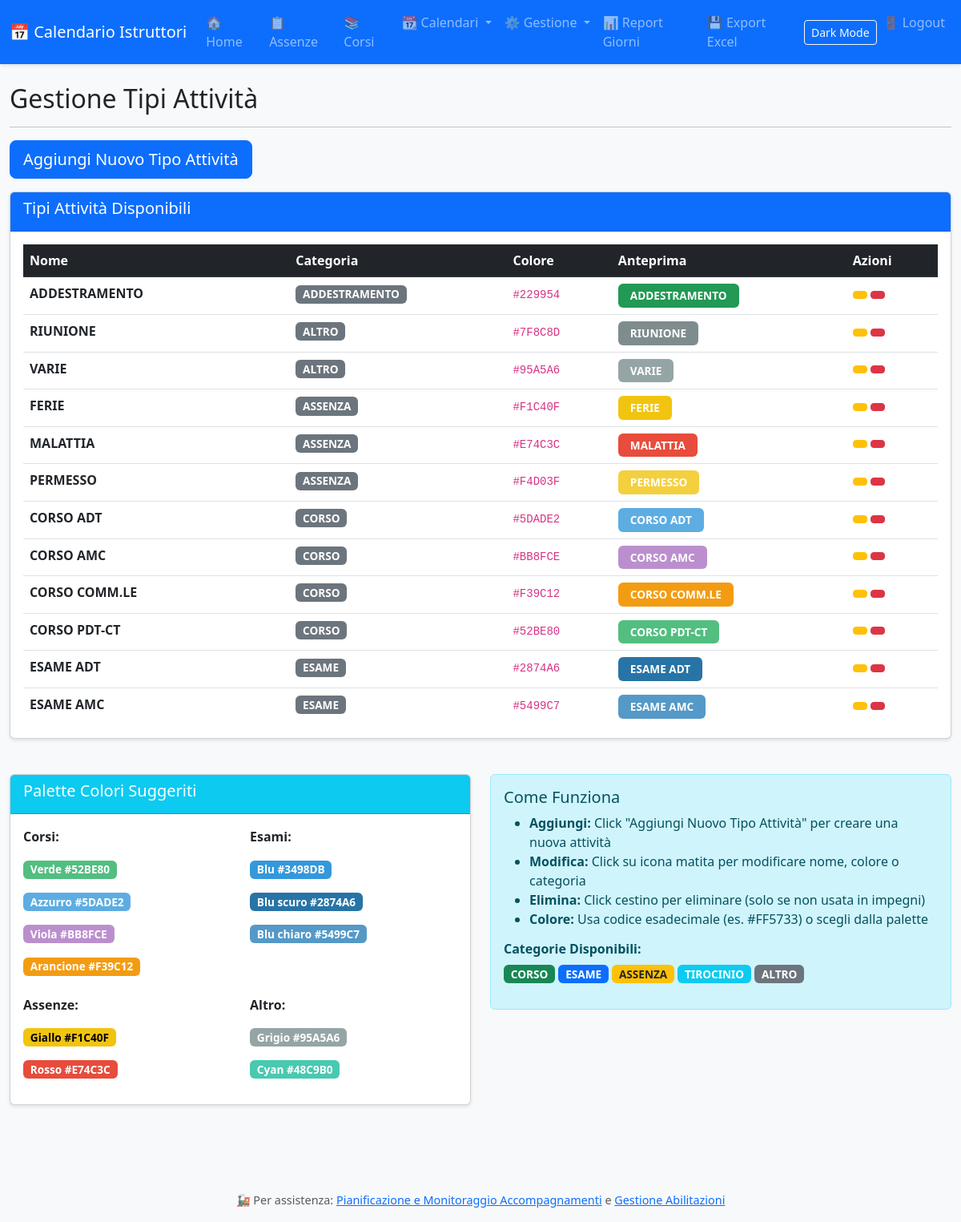
Before: /tipi-attivita with the older database file.
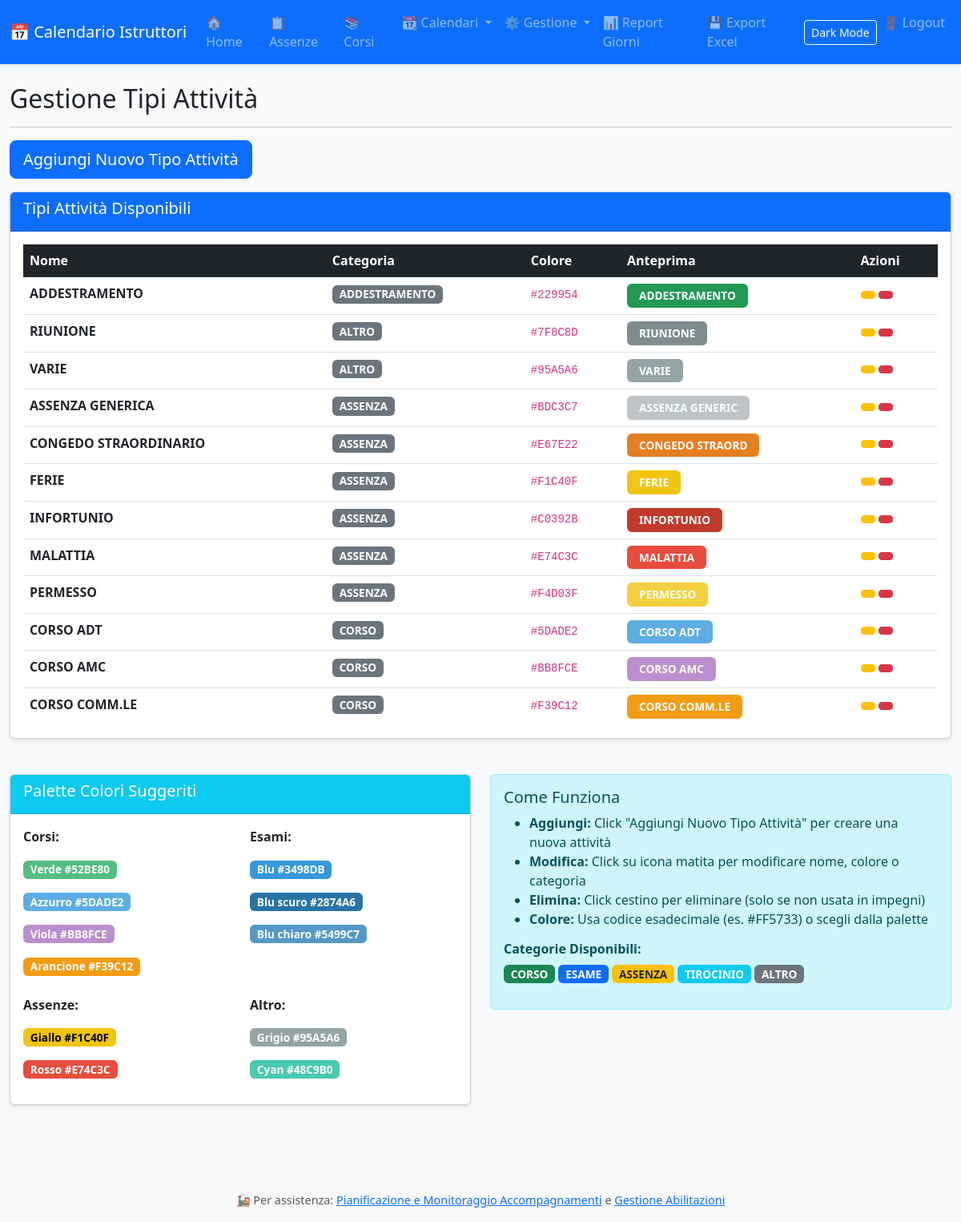
After: the same page with the newer database file.
### tables this page shows
CREATE TABLE tipi_attivita (
            id INTEGER PRIMARY KEY AUTOINCREMENT,
            nome TEXT NOT NULL UNIQUE,
            colore TEXT NOT NULL,
            categoria TEXT
        );

### app.py (the view)
@app.route('/tipi-attivita')
def gestione_attivita():
    conn = get_db()
    attivita = conn.execute('SELECT * FROM tipi_attivita ORDER BY categoria, nome').fetchall()
    conn.close()
    return render_template('attivita.html', attivita=attivita)

### database.py (called while the page is built)
def get_db():
    db_path = os.environ.get('DB_PATH', 'calendario.db')
    conn = sqlite3.connect(db_path)
    conn.row_factory = sqlite3.Row  # Per accedere alle colonne per nome
    return conn

### templates/attivita.html (shortened to what this page needs)
{% extends "base.html" %}
{% block content %}
<div class="row">
    <div class="col-12">
        <h2> Gestione Tipi Attività</h2>
        <hr>
    </div>
</div>
<div class="row mb-3">
    <div class="col-12">
        <button class="btn btn-primary btn-lg" data-bs-toggle="modal" data-bs-target="#modalAttivita" onclick="nuovaAttivita()">
             Aggiungi Nuovo Tipo Attività
        </button>
    </div>
</div>
<div class="row">
    <div class="col-12">
        <div class="card">
            <div class="card-header bg-primary text-white">
                <h5> Tipi Attività Disponibili</h5>
            </div>
            <div class="card-body">
                <div class="table-responsive">
                    <table class="table table-hover">
                        <thead class="table-dark">
                            <tr>
                                <th>Nome</th>
                                <th>Categoria</th>
                                <th>Colore</th>
                                <th>Anteprima</th>
                                <th>Azioni</th>
                            </tr>
                        </thead>
                        <tbody>
                            {% for att in attivita %}
                            <tr>
                                <td><strong>{{ att.nome }}</strong></td>
                                <td>
                                    <span class="badge bg-secondary">{{ att.categoria }}</span>
                                </td>
                                <td><code>#{{ att.colore }}</code></td>
                                <td>
                                    <span class="badge" style="background-color: #{{ att.colore }}; padding: 8px 15px;">
                                        {{ att.nome[:15] }}
                                    </span>
                                </td>
                                <td>
                                    <button class="btn btn-sm btn-warning" onclick="modificaAttivita({{ att.id }})">
                                    </button>
                                    <button class="btn btn-sm btn-danger" onclick="eliminaAttivita({{ att.id }}, '{{ att.nome }}')">
                                    </button>
                                </td>
                            </tr>
                            {% endfor %}
                        </tbody>
                    </table>
                </div>
            </div>
        </div>
    </div>
</div>
<div class="row mt-4">
    <div class="col-md-6">
        <div class="card">
            <div class="card-header bg-info text-white">
                <h5> Palette Colori Suggeriti</h5>
            </div>
            <div class="card-body">
                <div class="row">
                    <div class="col-6">
                        <p><strong>Corsi:</strong></p>
                        <p><span class="badge" style="background-color: #52BE80;">Verde #52BE80</span></p>
                        <p><span class="badge" style="background-color: #5DADE2;">Azzurro #5DADE2</span></p>
                        <p><span class="badge" style="background-color: #BB8FCE;">Viola #BB8FCE</span></p>
                        <p><span class="badge" style="background-color: #F39C12;">Arancione #F39C12</span></p>
                    </div>
                    <div class="col-6">
                        <p><strong>Esami:</strong></p>
                        <p><span class="badge" style="background-color: #3498DB;">Blu #3498DB</span></p>
                        <p><span class="badge" style="background-color: #2874A6;">Blu scuro #2874A6</span></p>
                        <p><span class="badge" style="background-color: #5499C7;">Blu chiaro #5499C7</span></p>
                    </div>
                </div>
                <div class="row mt-2">
                    <div class="col-6">
                        <p><strong>Assenze:</strong></p>
                        <p><span class="badge" style="background-color: #F1C40F; color: #000;">Giallo #F1C40F</span></p>
                        <p><span class="badge" style="background-color: #E74C3C;">Rosso #E74C3C</span></p>
                    </div>
                    <div class="col-6">
                        <p><strong>Altro:</strong></p>
                        <p><span class="badge" style="background-color: #95A5A6;">Grigio #95A5A6</span></p>
                        <p><span class="badge" style="background-color: #48C9B0;">Cyan #48C9B0</span></p>
                    </div>
                </div>
            </div>
        </div>
    </div>
    <div class="col-md-6">
        <div class="alert alert-info">
            <h5> Come Funziona</h5>
            <ul>
                <li><strong>Aggiungi:</strong> Click "Aggiungi Nuovo Tipo Attività" per creare una nuova attività</li>
                <li><strong>Modifica:</strong> Click su icona matita per modificare nome, colore o categoria</li>
                <li><strong>Elimina:</strong> Click cestino per eliminare (solo se non usata in impegni)</li>
                <li><strong>Colore:</strong> Usa codice esadecimale (es. #FF5733) o scegli dalla palette</li>
            </ul>
            <h6 class="mt-3"><strong>Categorie Disponibili:</strong></h6>
            <p>
                <span class="badge bg-success">CORSO</span>
                <span class="badge bg-primary">ESAME</span>
                <span class="badge bg-warning text-dark">ASSENZA</span>
                <span class="badge bg-info">TIROCINIO</span>
                <span class="badge bg-secondary">ALTRO</span>
            </p>
        </div>
    </div>
</div>
{% endblock %}

### templates/base.html (shortened to what this page needs)
<!DOCTYPE html>
<html lang="it" xmlns:mso="urn:schemas-microsoft-com:office:office" xmlns:msdt="uuid:C2F41010-65B3-11d1-A29F-00AA00C14882">
<head>
    <link href="https://unpkg.com/bootstrap@5.3.0/dist/css/bootstrap.min.css" rel="stylesheet">
    <link rel="stylesheet" href="{{ url_for('static', filename='css/style.css') }}">
</head>
<body>
    <nav class="navbar navbar-expand-lg navbar-dark bg-primary">
        <div class="container-fluid">
            <a class="navbar-brand" href="/">
                📅 Calendario Istruttori
            </a>
            <div class="collapse navbar-collapse" id="navbarNav">
                <ul class="navbar-nav ms-auto">
                    <li class="nav-item">
                        <a class="nav-link {% if request.endpoint == 'index' %}active{% endif %}" href="/">
                            🏠 Home
                        </a>
                    </li>
                    <li class="nav-item">
                        <a class="nav-link {% if request.endpoint == 'impegni' %}active{% endif %}" href="/impegni">
                            📋 Assenze
                        </a>
                    </li>
                    <li class="nav-item">
                        <a class="nav-link {% if request.endpoint == 'vista_corsi' %}active{% endif %}" href="/vista_corsi">
                            📚 Corsi
                        </a>
                    </li>
                    <li class="nav-item dropdown">
                        <a class="nav-link dropdown-toggle" href="#" id="calendariDropdown" role="button" data-bs-toggle="dropdown">
                            📆 Calendari
                        </a>
                    </li>
                    <li class="nav-item dropdown">
                        <a class="nav-link dropdown-toggle" href="#" id="gestioneDropdown" role="button" data-bs-toggle="dropdown">
                            ⚙️ Gestione
                        </a>
                    </li>
                    <li class="nav-item">
                        <a class="nav-link" href="/report-giorni">
                            📊 Report Giorni
                        </a>
                    </li>
                    <li class="nav-item">
                        <a class="nav-link" href="/export/excel">
                            💾 Export Excel
                        </a>
                    </li>
                    <li class="nav-item d-flex align-items-center ms-lg-2 mt-1 mt-lg-0">
                        <button id="btnDarkMode" class="btn btn-sm btn-outline-light" type="button" style="white-space: nowrap;">
                        </button>
                    </li>
                    <li class="nav-item mt-1 mt-lg-0">
                        <a class="nav-link text-truncate" href="/logout" title="Logout">
                            🚪 {{ session.get('username', 'Logout') }}
                        </a>
                    </li>
                </ul>
            </div>
        </div>
    </nav>
    <main class="container-fluid py-4">
        {% block content %}{% endblock %}
    </main>
    <footer class="bg-light text-center py-3 mt-5" style="font-size: 0.9rem;">
        <p class="mb-0 text-muted" style="word-break: break-word;">
            🚂 Per assistenza:
            <a href="mailto:pianificazione_monitoraggio_accompagnamenti@trenord.it;gestioneabilitazioni@trenord.it">Pianificazione e Monitoraggio Accompagnamenti</a>
            e
            <a href="mailto:pianificazione_monitoraggio_accompagnamenti@trenord.it;gestioneabilitazioni@trenord.it">Gestione Abilitazioni</a>
        </p>
    </footer>
</body>
</html>

### static/css/style.css (style rules this page uses)
body { font-family: 'Segoe UI', Tahoma, Geneva, Verdana, sans-serif; background-color: #f8f9fa; }
.card { box-shadow: 0 2px 4px rgba(0,0,0,0.1); margin-bottom: 20px; }
.navbar { box-shadow: 0 2px 4px rgba(0,0,0,0.1); }
.table-responsive { max-height: 600px; overflow-y: auto; }
.badge { font-size: 0.85rem; }
.btn { transition: all 0.3s ease; }
.card { transition: all 0.3s ease; }

Changed rows visible on the page:
no longer on this page (row unchanged): tipi_attivita: nome "CORSO PDT-CT", categoria "CORSO", colore "52BE80"
no longer on this page (row unchanged): tipi_attivita: nome "ESAME ADT", categoria "ESAME", colore "2874A6"
no longer on this page (row unchanged): tipi_attivita: nome "ESAME AMC", categoria "ESAME", colore "5499C7"
added tipi_attivita: nome "ASSENZA GENERICA", categoria "ASSENZA", colore "BDC3C7", nome "ASSENZA GENERIC"
added tipi_attivita: nome "CONGEDO STRAORDINARIO", categoria "ASSENZA", colore "E67E22", nome "CONGEDO STRAORD"
added tipi_attivita: nome "INFORTUNIO", categoria "ASSENZA", colore "C0392B"
